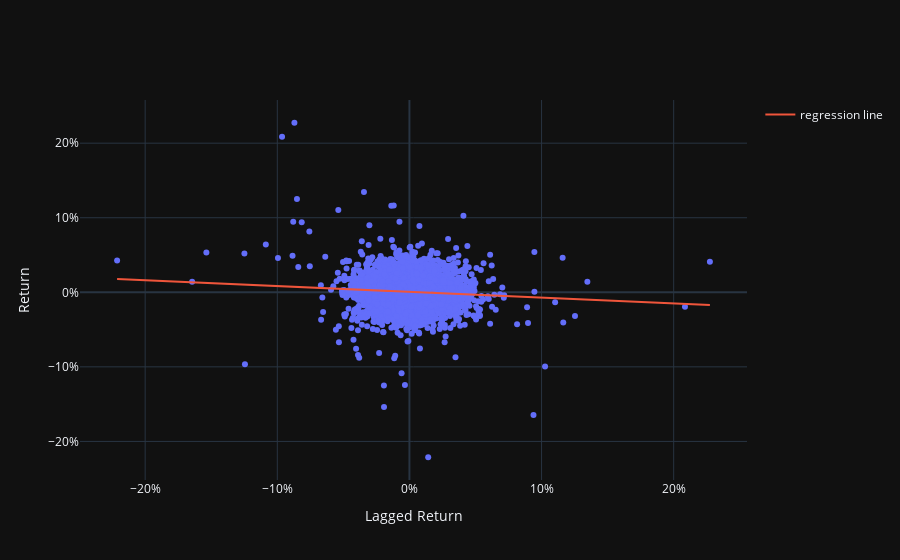

Notebook code for this chart:
### Code cell
import statsmodels.formula.api as smf

spy['lag'] = spy.ret.shift()
spy = spy.dropna()
trace = go.Scatter(
  x=spy.lag,
  y=spy.ret,
  text=spy.date,
  mode="markers",
  hovertemplate="%{text}<extra></extra>",
  showlegend=False,
)
fig = go.Figure(trace)

result = smf.ols("ret ~ lag", data=spy).fit()
predict = result.params['Intercept'] + result.params['lag']*spy.lag
trace = go.Scatter(
  x=spy.lag,
  y=predict,
  mode="lines",
  name="regression line"
)
fig.add_trace(trace)

fig.update_layout(
    template="plotly_dark",
    xaxis_title="Lagged Return",
    yaxis_title="Return",
    xaxis_tickformat=".0%",
    yaxis_tickformat=".0%",
)

fig.show()

### Figure 1 — Plotly figure (JSON) as saved in the notebook; plotly's stock layout.template omitted (floating-point values rounded to 4 significant figures; data arrays with more than 128 entries replaced by an {"elided": "..."} marker saying what was removed)
{"data": [{"hovertemplate": "%{text}<extra></extra>", "mode": "markers", "showlegend": false, "text": {"elided": "8324 str values"}, "type": "scatter", "x": {"elided": "8324 float values"}, "y": {"elided": "8324 float values"}}, {"mode": "lines", "name": "regression line", "type": "scatter", "x": {"elided": "8324 float values"}, "y": {"elided": "8324 float values"}}], "layout": {"xaxis": {"tickformat": ".0%", "title": {"text": "Lagged Return"}}, "yaxis": {"tickformat": ".0%", "title": {"text": "Return"}}}}
